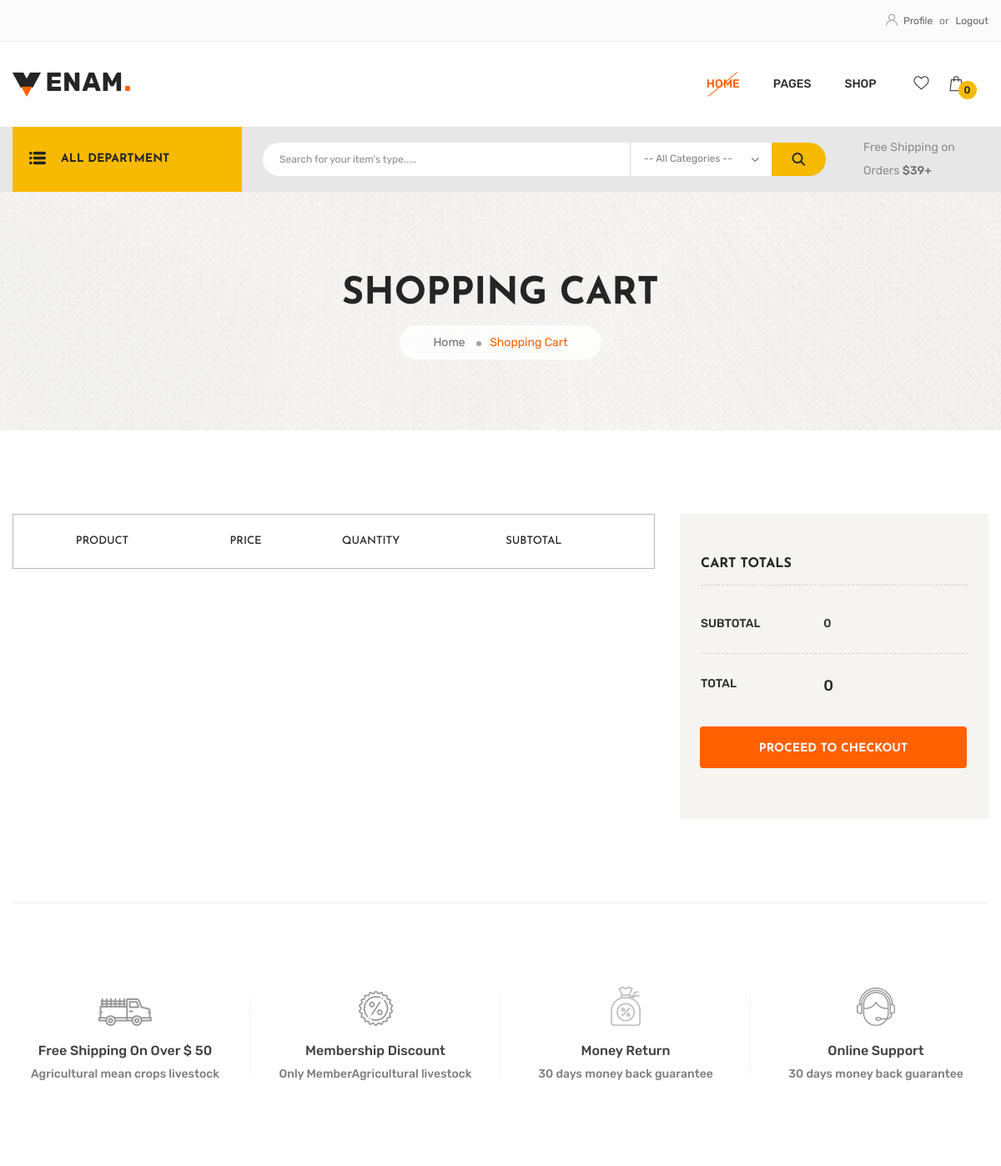
The page /cart/ (signed in) on the database as committed earlier.
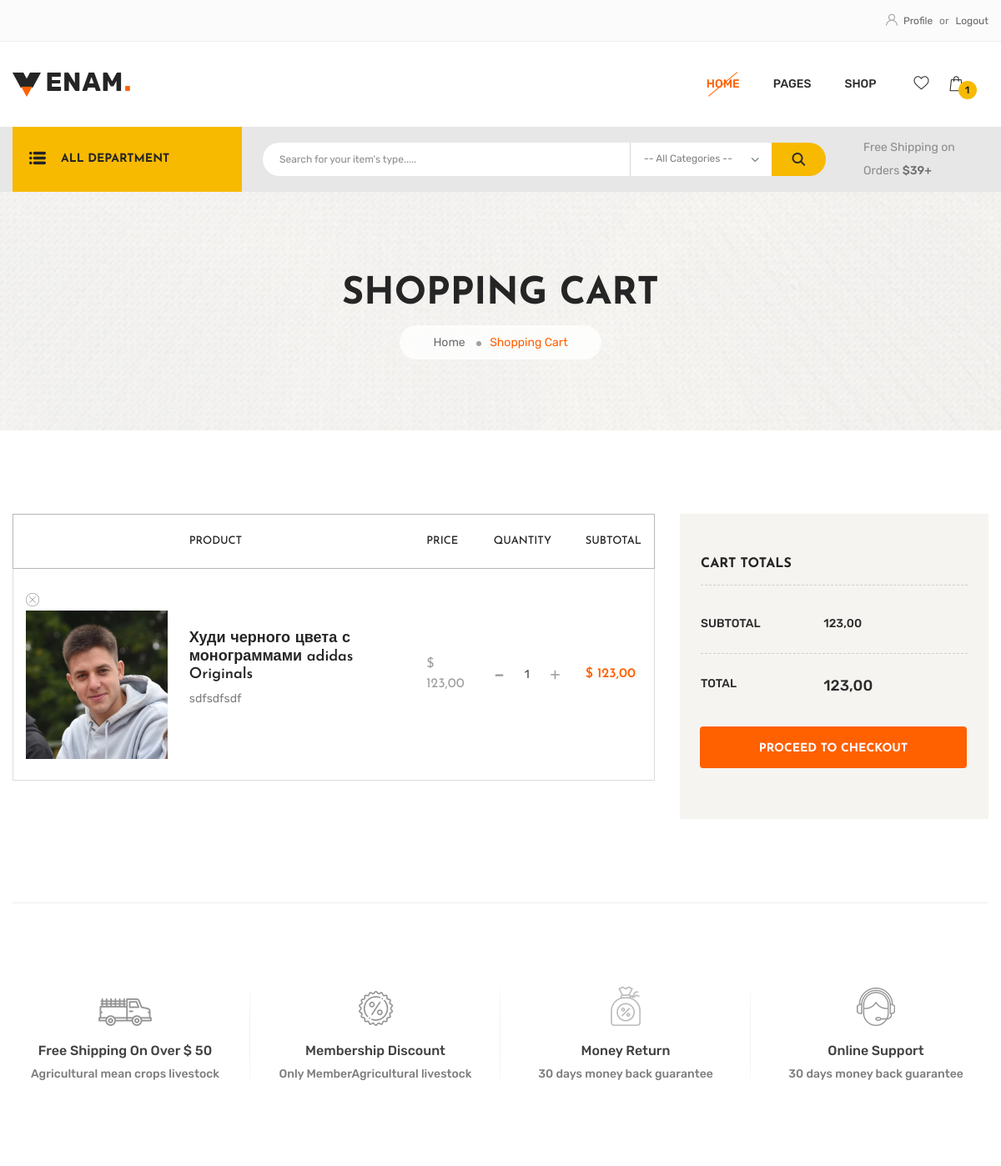
The same page on the database as committed later.
### carts/models.py (models this page shows, shortened)
class Cart(models.Model):
    product = models.ForeignKey(Product, on_delete=models.CASCADE, related_name='carts')
    user = models.ForeignKey(User, on_delete=models.CASCADE, related_name='carts')
    quantity = models.PositiveSmallIntegerField(default=0)
    def subtotal_sum(self):
        return self.product.price * self.quantity

### products/models.py (models this page shows, shortened)
class Product(models.Model):
    name = models.CharField(max_length=100)
    rating = models.PositiveSmallIntegerField(default=0,
                                              blank=True,
                                              null=True,
                                              validators=[MaxValueValidator(5)])
    price = models.DecimalField(max_digits=6, decimal_places=2)
    description = models.TextField()
    size = models.ManyToManyField(Size, blank=True)
    quantity = models.PositiveSmallIntegerField(default=0)
    tag = models.ManyToManyField(Tag, related_name='products')
    category = models.ForeignKey(Category, related_name='products', on_delete=models.CASCADE)
    type_category = models.ForeignKey(TypeCategory, on_delete=models.CASCADE, related_name='products')
    sub_type_category = models.ForeignKey(SubTypeCategory, on_delete=models.CASCADE, related_name='products')
    brand = models.ForeignKey(Brand, on_delete=models.CASCADE)
    is_stock = models.BooleanField(default=True)
    def get_main_image(self):
        return ProductImage.objects.filter(product=self, is_thumbnail=False).first()

class ProductImage(models.Model):
    product = models.ForeignKey(Product, on_delete=models.CASCADE)
    image = models.ImageField(upload_to='product_images')
    is_thumbnail = models.BooleanField(default=False)

### carts/views.py (the view)
# urls.py: path('', CartlistView.as_view(), name='cart'),
class CartlistView(ListView):
    template_name = 'carts/cart.html'
    model = Cart

### carts/context_processors.py (called while the page is built)
def cart_context(request):
    if request.user.is_authenticated:
        cart_products = Cart.objects.filter(user=request.user)
        total_sum = sum(cart.product.price * cart.quantity for cart in cart_products)
    else:
        cart_products = []
        total_sum = 0
    context = {
        'cart_products': cart_products,
        'total_sum': total_sum
    }
    return context

### products/context_processors.py (called while the page is built)
def departments_context(request):
    categories = Category.objects.all()
    type_categories = TypeCategory.objects.all()
    sub_type_categories = SubTypeCategory.objects.all()
    context = {
        'categories': categories,
        'type_categories': type_categories,
        'sub_type_categories': sub_type_categories,
    }
    return context

### templates/carts/cart.html (shortened to what the changed rows need)
{% extends "base.html" %}
{% load static %}
{% block content %}
            <section class="breadcrumb-area breadcrumb-bg" data-background="{% static 'img/bg/breadcrumb_bg.jpg' %}">
                <div class="container">
                    <div class="row">
                        <div class="col-12">
                            <div class="breadcrumb-content text-center">
                                <h2>Shopping Cart</h2>
                            </div>
                        </div>
                    </div>
                </div>
            </section>
            <section class="shop-cart-area wishlist-area pt-100 pb-100">
                <div class="container">
                    <div class="row justify-content-center">
                        <div class="col-lg-8">
                            <div class="table-responsive-xl">
                                <table class="table mb-0">
                                    <thead>
                                        <tr>
                                            <th class="product-thumbnail"></th>
                                            <th class="product-name">Product</th>
                                            <th class="product-price">Price</th>
                                            <th class="product-quantity">QUANTITY</th>
                                            <th class="product-subtotal">SUBTOTAL</th>
                                        </tr>
                                    </thead>
                                    <tbody>
                                        {% for cart in cart_products %}
                                        <tr>
                                            <td class="product-thumbnail"><a href="{% url 'carts:cart_remove' cart.id %}" class="wishlist-remove"><i class="flaticon-cancel-1"></i></a><a href="shop-details.html"><img style="width: 170px; height: 178px" src="{{ cart.product.get_main_image.image.url }}" alt=""></a>
                                            </td>
                                            <td class="product-name">
                                                <h4><a href="shop-details.html">{{ cart.product.name }}</a></h4>
                                                <p>{{ cart.product.description }}</p>
                                            </td>
                                            <td class="product-price">$ {{ cart.product.price }}</td>
                                            <td class="product-quantity">
                                                <div class="cart-plus">
                                                    <form action="#">
                                                        <div class="cart-plus-minus">
                                                            <input type="text" value="{{ cart.quantity }}">
                                                        </div>
                                                    </form>
                                                </div>
                                            </td>
                                            <td class="product-subtotal"><span>$ {{ cart.subtotal_sum }}</span></td>
                                        </tr>
                                        {% endfor %}
                                    </tbody>
                                </table>
                            </div>
                        </div>
                        <div class="col-lg-4 col-md-8">
                            <aside class="shop-cart-sidebar">
                                <div class="shop-cart-widget">
                                    <form action="#">
                                        <ul>
                                            <li><span>SUBTOTAL</span> {{ total_sum }}</li>
                                            <li class="cart-total-amount"><span>TOTAL</span> <span class="amount">{{ total_sum }}</span></li>
                                        </ul>
                                    </form>
                                </div>
                            </aside>
                        </div>
                    </div>
                </div>
            </section>
{% endblock %}

Rows that differ between the two databases and show on the page:
added Cart: product.get_main_image.image (picture), product.name "Худи черного цвета с монограммами adidas Originals", product.description "sdfsdfsdf", product.price "123,00", quantity "1", subtotal_sum "123,00"
Other text that changed with them:
{{ cart_products.count }}: "0" → "1"
{{ total_sum }}: "0" → "123,00"
